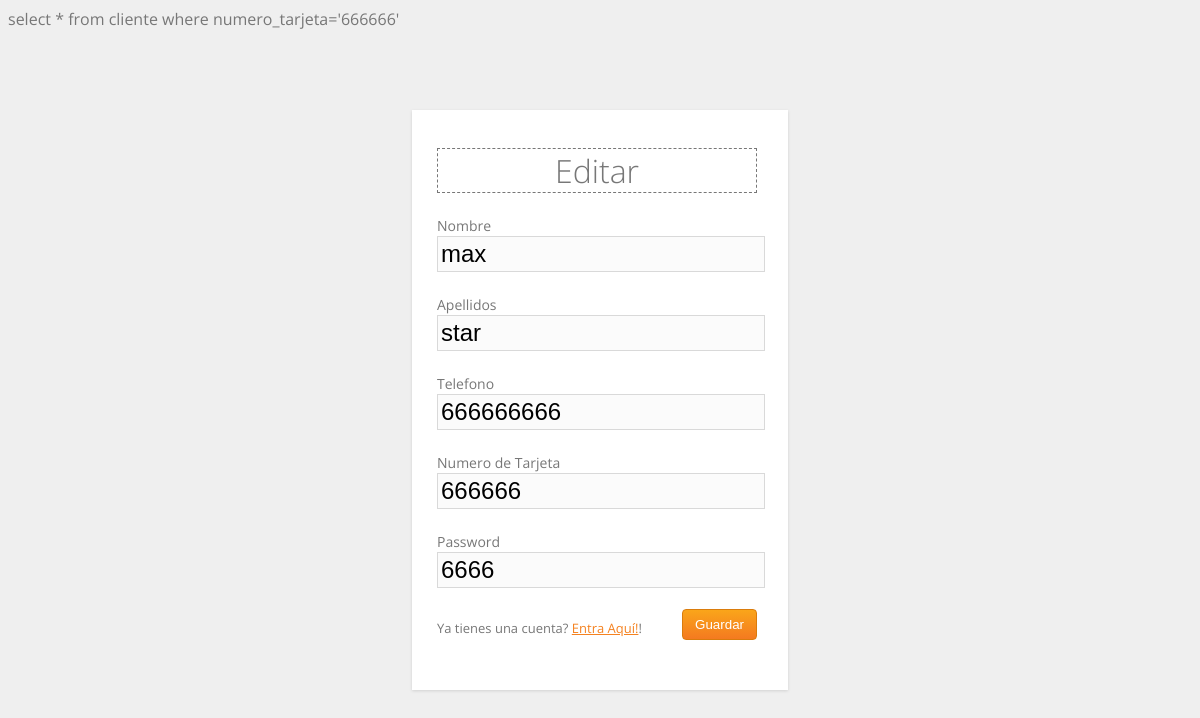
Page /editar.php (signed in) on the committed database.
### tables this page shows
CREATE TABLE `cliente` (
  `id` int(11) NOT NULL,
  `numero_tarjeta` int(11) NOT NULL,
  `password` varchar(8) NOT NULL,
  `nombre` varchar(20) NOT NULL,
  `apellidos` varchar(30) NOT NULL,
  `telefono` int(11) NOT NULL,
  `direccion` varchar(30) NOT NULL
);

### editar.php (the view, shortened to what this page needs)
<!DOCTYPE html>
<html lang="es">
<head>
	<link href="css/estilos.css" media="screen" rel="stylesheet">
</head>
<body>
 <?php
$consulta = "select * from cliente where numero_tarjeta='".$_SESSION["session_username"]."'";
echo $consulta;
$resultado = mysql_query($consulta);
$datos_cliente = mysql_fetch_assoc($resultado);
?>
<div class="container mregister">
 <div id="login">
 <h1>Editar</h1>
<form name="registerform" id="registerform" action="editar.php" method="post">
	 <p>
	 <label for="full_name">Nombre<br />
	 <input type="text" name="full_name" id="full_name" class="input" size="32" value="<?php echo $datos_cliente['nombre'];?>" /></label>
	 </p>
	 <label for="apellidos">Apellidos <br />
	 <input type="text" name="apellidos" id="apellidos" class="input"  value="<?php echo $datos_cliente['apellidos'];?>" size="32" /></label>
	 <p>
	 <label for="telefono">Telefono<br />
	 <input type="text" name="telefono" id="telefono" class="input"  value="<?php echo $datos_cliente['telefono'];?>" size="9" /></label>
	 <p>
	 <label for="user_pass">Numero de Tarjeta<br />
	 <input type="text" name="user_pass" id="user_pass" class="input" value="<?php echo $datos_cliente['numero_tarjeta'];?>" size="20" /></label>
	 </p>
	 <p>
	 <label for="password">Password<br />
	 <input type="text" name="password" id="password" class="input" value="<?php echo $datos_cliente['password'];?>" size="20" /></label>
	 </p>
<p class="submit">
 <input type="submit" name="register" id="register" class="button" value="Guardar" />
 </p>
 <p class="regtext">Ya tienes una cuenta? <a href="login.php" >Entra Aquí!</a>!</p>
</form>
 </div>
 </div>
</body>
</html>

### css/estilos.css (style rules this page uses)
body { background: #efefef; font-family: 'Open Sans', sans-serif; color: #777; }
a { color: #f58220; font-weight: 400; }
.mregister { margin: 80px auto 0; }
.regtext { font-size: 13px; margin-top: 26px; color: #777; }
.container { padding: 25px 16px 25px 10px; font-weight: 400; overflow: hidden; width: 350px; height: auto; background: #fff; -webkit-box-shadow: 0 1px 3px rgba(0,0,0,.13); -moz-box-shadow: 0 1px 3px rgba(0,0,0,.13); box-shadow: 0 1px 3px rgba(0,0,0,.13); }
.container h1 { color: #777; text-align: center; font-weight: 300; border: 1px dashed #777; margin-top: 13px; }
.container label { color: #777; font-size: 14px; }
#login { width: 320px; margin: auto; padding-bottom: 15px; }
.container form .input,.container input[type=text],.container input[type=password],.container input[type=e] { background: #fbfbfb; font-size: 24px; line-height: 1; width: 100%; padding: 3px; margin: 0 6px 5px 0; outline: none; border: 1px solid #d9d9d9; }
.button { border: solid 1px #da7c0c; background: #f78d1d; background: -webkit-gradient(linear, left top, left bottom, from(#faa51a), to(#f47a20)); background: -moz-linear-gradient(top, #faa51a, #f47a20); filter: progid:DXImageTransform.Microsoft.gradient(startColorstr='#faa51a', endColorstr='#f47a20'); color: #fff; padding: 7px 12px; -webkit-border-radius:4px; -moz-border-radius:4px; border-radius:4px; float: right; cursor: pointer; }

### rows in the picture
cliente: full_name "max", apellidos "star", telefono "666666666", user_pass "666666", password "6666"

### other values in the picture
$consulta "select * from cliente where numero_tarjeta='666666'"
